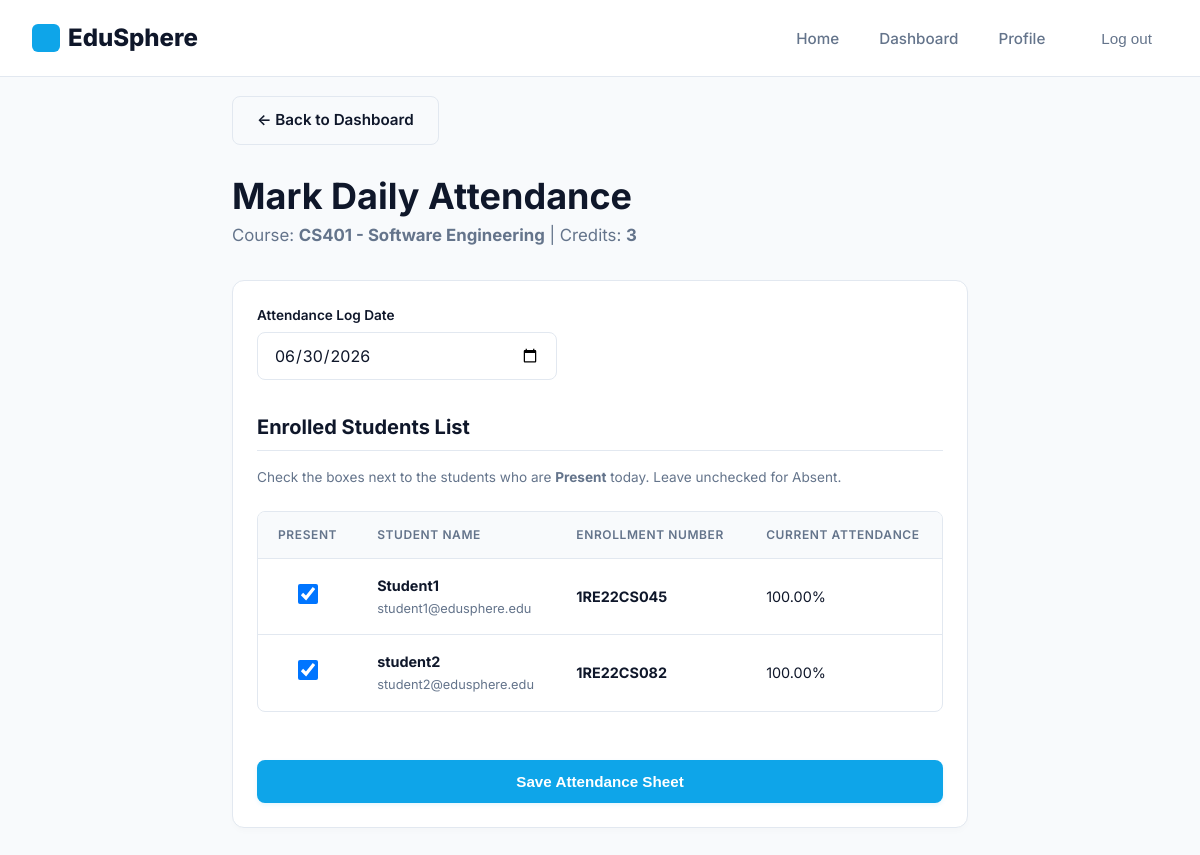
The app's page /mark-attendance/8/ (signed in) with its own data.
### academics/models.py (models this page shows, shortened)
class Course(models.Model):
    name = models.CharField(max_length=100)
    code = models.CharField(max_length=20, unique=True)
    department = models.ForeignKey(Department, on_delete=models.CASCADE, related_name='courses')
    credits = models.IntegerField(default=3)
    semester = models.IntegerField(default=1)
    faculty = models.ForeignKey('users.FacultyProfile', on_delete=models.SET_NULL, blank=True, null=True, related_name='assigned_courses')

class CourseEnrollment(models.Model):
    student = models.ForeignKey('users.StudentProfile', on_delete=models.CASCADE, related_name='enrollments')
    course = models.ForeignKey(Course, on_delete=models.CASCADE, related_name='enrollments')
    semester = models.IntegerField()
    grade = models.CharField(max_length=5, blank=True, null=True)
    attendance_percentage = models.DecimalField(max_digits=5, decimal_places=2, default=100.00)
    class Meta:
        unique_together = ('student', 'course', 'semester')

### users/models.py (models this page shows, shortened)
class StudentProfile(models.Model):
    user = models.OneToOneField(CustomUser, on_delete=models.CASCADE, related_name='student_profile')
    enrollment_number = models.CharField(max_length=50, blank=True, null=True)
    department = models.ForeignKey('academics.Department', on_delete=models.SET_NULL, blank=True, null=True, related_name='students')
    major = models.CharField(max_length=100, blank=True, null=True)
    current_semester = models.IntegerField(default=1)
    graduation_year = models.IntegerField(blank=True, null=True)
    cgpa = models.DecimalField(max_digits=4, decimal_places=2, default=0.00)
    skills = models.ManyToManyField('portfolio.Skill', blank=True, related_name='students')
    github = models.URLField(blank=True, null=True)
    linkedin = models.URLField(blank=True, null=True)
    leetcode = models.URLField(blank=True, null=True)
    codeforces = models.URLField(blank=True, null=True)
    location = models.CharField(max_length=150, blank=True, null=True)

class CustomUser(AbstractUser):
    ROLE_CHOICES = (
        ('student', 'Student'),
        ('faculty', 'Faculty'),
        ('hod', 'HOD'),
        ('placement_officer', 'Placement Officer'),
    )
    role = models.CharField(max_length=20, choices=ROLE_CHOICES, default='student')
    phone_number = models.CharField(max_length=15, blank=True, null=True)
    profile_picture = models.ImageField(upload_to='profile_pics/', blank=True, null=True)

### academics/views.py (the view, shortened to what this page needs)
# urls.py: path('mark-attendance/<int:course_id>/', views.mark_attendance, name='mark_attendance'),
@login_required
def mark_attendance(request, course_id):
    course = get_object_or_404(Course, id=course_id)
    can_access = False
    if request.user.role == 'hod':
        if request.user.hod_profile.department == course.department:
            can_access = True
    elif request.user.role == 'faculty':
        if course.faculty == request.user.faculty_profile:
            can_access = True
        else:
            can_access = ClassIncharge.objects.filter(
                faculty=request.user.faculty_profile,
                department=course.department,
                semester=course.semester
            ).exists()
    if not can_access:
        messages.error(request, "Access denied. You are not authorized to mark attendance for this course.")
        return redirect('dashboard')
    enrollments = CourseEnrollment.objects.filter(course=course).select_related('student__user')
    context = {
        'course': course,
        'enrollments': enrollments,
        'today': datetime.date.today().strftime("%Y-%m-%d"),
    }
    return render(request, 'academics/mark_attendance.html', context)

### templates/academics/mark_attendance.html (shortened to what this page needs)
{% extends "base.html" %}
{% block content %}
<div class="container" style="padding-top: 6rem; padding-bottom: 4rem; max-width: 800px;">
    <div style="margin-bottom: 2rem;">
        <a href="{% url 'dashboard' %}" class="btn btn-outline" style="margin-bottom: 1.5rem;">&larr; Back to Dashboard</a>
        <h1 style="font-size: 2.25rem; color: var(--secondary);">Mark Daily Attendance</h1>
        <p style="color: var(--text-muted); font-size: 1.05rem;">
            Course: <strong>{{ course.code }} - {{ course.name }}</strong> | Credits: <strong>{{ course.credits }}</strong>
        </p>
    </div>
    <div class="card">
        <form method="post" action="">
            <div class="form-group" style="max-width: 300px; margin-bottom: 2rem;">
                <label class="form-label">Attendance Log Date</label>
                <input type="date" name="date" class="form-control" value="{{ today }}" required>
            </div>
            <h3 style="font-size: 1.25rem; color: var(--secondary); margin-bottom: 1rem; border-bottom: 1px solid var(--border); padding-bottom: 0.5rem;">Enrolled Students List</h3>
            <p style="color: var(--text-muted); font-size: 0.85rem; margin-bottom: 1.5rem;">Check the boxes next to the students who are <strong>Present</strong> today. Leave unchecked for Absent.</p>
            <div class="table-responsive">
                <table class="table">
                    <thead>
                        <tr>
                            <th style="width: 80px; text-align: center;">Present</th>
                            <th>Student Name</th>
                            <th>Enrollment Number</th>
                            <th>Current Attendance</th>
                        </tr>
                    </thead>
                    <tbody>
                        {% if enrollments %}
                            {% for enroll in enrollments %}
                                <tr>
                                    <td style="text-align: center;">
                                        <input type="checkbox" name="present_students" value="{{ enroll.id }}" checked style="width: 20px; height: 20px; cursor: pointer;">
                                    </td>
                                    <td>
                                        <strong>{{ enroll.student.user.first_name|default:enroll.student.user.username }}</strong><br>
                                        <span style="font-size: 0.8rem; color: var(--text-muted);">{{ enroll.student.user.email }}</span>
                                    </td>
                                    <td><strong>{{ enroll.student.enrollment_number }}</strong></td>
                                    <td>{{ enroll.attendance_percentage }}%</td>
                                </tr>
                            {% endfor %}
                        {% else %}
                            <tr>
                                <td colspan="4" style="text-align: center; color: var(--text-muted); padding: 2rem;">No students enrolled in this course.</td>
                            </tr>
                        {% endif %}
                    </tbody>
                </table>
            </div>
            <button type="submit" class="btn btn-primary" style="width: 100%; margin-top: 1.5rem;">Save Attendance Sheet</button>
        </form>
    </div>
</div>
{% endblock %}

### static/css/style.css (style rules this page uses)
:root { --primary: #0ea5e9; --primary-light: #e0f2fe; --primary-hover: #0284c7; --primary-dark: #0284c7; --secondary: #0f172a; --surface: #ffffff; --background: #f8fafc; --text-main: #0f172a; --text-muted: #64748b; --border: #e2e8f0; --border-focus: #cbd5e1; --font-sans: 'Inter', system-ui, -apple-system, BlinkMacSystemFont, "Segoe UI", Roboto, sans-serif; --container-padding: 2rem; --transition-smooth: all 0.6s cubic-bezier(0.16, 1, 0.3, 1); --transition-fast: all 0.25s cubic-bezier(0.16, 1, 0.3, 1); }
* { margin: 0; padding: 0; box-sizing: border-box; }
body { font-family: var(--font-sans); background-color: var(--background); color: var(--text-main); line-height: 1.5; -webkit-font-smoothing: antialiased; }
a { text-decoration: none; color: inherit; }
.btn { display: inline-flex; align-items: center; justify-content: center; padding: 0.75rem 1.5rem; border-radius: 8px; font-weight: 600; font-size: 0.95rem; transition: var(--transition-fast); cursor: pointer; border: 1px solid transparent; position: relative; overflow: hidden; z-index: 1; }
.btn-primary { background: var(--primary); color: white; box-shadow: 0 2px 4px rgba(14, 165, 233, 0.1); }
.btn-primary::after { content: ''; position: absolute; top: 0; left: -100%; width: 50%; height: 100%; background: linear-gradient( to right, rgba(255, 255, 255, 0) 0%, rgba(255, 255, 255, 0.3) 50%, rgba(255, 255, 255, 0) 100% ); transform: skewX(-25deg); transition: 0.75s; z-index: -1; }
.btn-outline { background: transparent; border-color: var(--border); color: var(--text-main); }
.btn-outline::after { content: ''; position: absolute; top: 0; left: 0; width: 100%; height: 100%; background: var(--primary-light); transform: scaleX(0); transform-origin: right; transition: transform 0.4s cubic-bezier(0.16, 1, 0.3, 1); z-index: -1; }
.container { max-width: 1400px; margin: 0 auto; padding-left: var(--container-padding); padding-right: var(--container-padding); }
.form-control { width: 100%; padding: 0.75rem 1rem; border: 1px solid var(--border); border-radius: 8px; font-family: inherit; font-size: 1rem; transition: border-color 0.2s, box-shadow 0.2s; background-color: #ffffff; color: var(--text-main); }
.card { background: var(--surface); border: 1px solid var(--border); border-radius: 12px; padding: 1.5rem; box-shadow: 0 4px 6px -1px rgba(0, 0, 0, 0.02); transition: var(--transition-smooth); }
.table-responsive { width: 100%; overflow-x: auto; border: 1px solid var(--border); border-radius: 8px; background: var(--surface); margin-bottom: 1.5rem; }
.table { width: 100%; border-collapse: collapse; text-align: left; font-size: 0.9rem; }
.table th { background: #f8fafc; color: var(--text-muted); font-weight: 600; padding: 0.875rem 1.25rem; border-bottom: 1px solid var(--border); text-transform: uppercase; font-size: 0.75rem; letter-spacing: 0.05em; }
.table td { padding: 1rem 1.25rem; border-bottom: 1px solid var(--border); color: var(--text-main); vertical-align: middle; }
.table tbody tr:last-child td { border-bottom: none; }
.form-group { margin-bottom: 1.25rem; }
.form-label { display: block; font-weight: 600; font-size: 0.85rem; margin-bottom: 0.4rem; color: var(--secondary); }

### records on screen
Course: code "CS401", name "Software Engineering", credits "3"
CourseEnrollment: student.user.first_name "Student1", student.user.email "student1@edusphere.edu", student.enrollment_number "1RE22CS045", attendance_percentage "100.00"
CourseEnrollment: student.user.first_name "student2", student.user.email "student2@edusphere.edu", student.enrollment_number "1RE22CS082", attendance_percentage "100.00"
